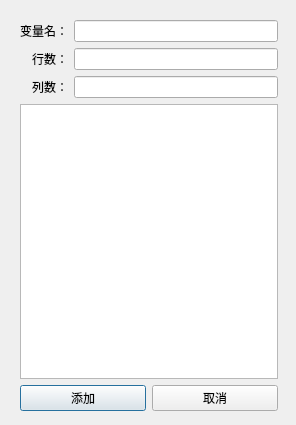
<?xml version="1.0" encoding="UTF-8"?>
<ui version="4.0">
 <class>AddMatrixDlg</class>
 <widget class="QDialog" name="AddMatrixDlg">
  <property name="geometry">
   <rect>
    <x>0</x>
    <y>0</y>
    <width>296</width>
    <height>425</height>
   </rect>
  </property>
  <property name="windowTitle">
   <string>Dialog</string>
  </property>
  <widget class="QWidget" name="layoutWidget">
   <property name="geometry">
    <rect>
     <x>20</x>
     <y>20</y>
     <width>258</width>
     <height>391</height>
    </rect>
   </property>
   <layout class="QVBoxLayout" name="verticalLayout">
    <item>
     <layout class="QFormLayout" name="formLayout">
      <property name="labelAlignment">
       <set>Qt::AlignRight|Qt::AlignTrailing|Qt::AlignVCenter</set>
      </property>
      <item row="0" column="0">
       <widget class="QLabel" name="label_name">
        <property name="text">
         <string>变量名：</string>
        </property>
       </widget>
      </item>
      <item row="0" column="1">
       <widget class="QLineEdit" name="lineEdit_name"/>
      </item>
      <item row="1" column="0">
       <widget class="QLabel" name="label_row">
        <property name="layoutDirection">
         <enum>Qt::LeftToRight</enum>
        </property>
        <property name="text">
         <string>行数：</string>
        </property>
        <property name="alignment">
         <set>Qt::AlignRight|Qt::AlignTrailing|Qt::AlignVCenter</set>
        </property>
       </widget>
      </item>
      <item row="1" column="1">
       <widget class="QLineEdit" name="lineEdit_row"/>
      </item>
      <item row="2" column="0">
       <widget class="QLabel" name="label_col">
        <property name="text">
         <string>列数：</string>
        </property>
       </widget>
      </item>
      <item row="2" column="1">
       <widget class="QLineEdit" name="lineEdit_col">
        <property name="frame">
         <bool>true</bool>
        </property>
       </widget>
      </item>
     </layout>
    </item>
    <item>
     <widget class="QTableWidget" name="tableWidget_matrix">
      <attribute name="horizontalHeaderCascadingSectionResizes">
       <bool>false</bool>
      </attribute>
      <attribute name="horizontalHeaderDefaultSectionSize">
       <number>30</number>
      </attribute>
      <attribute name="horizontalHeaderHighlightSections">
       <bool>false</bool>
      </attribute>
      <attribute name="horizontalHeaderMinimumSectionSize">
       <number>25</number>
      </attribute>
      <attribute name="horizontalHeaderStretchLastSection">
       <bool>false</bool>
      </attribute>
      <attribute name="verticalHeaderCascadingSectionResizes">
       <bool>false</bool>
      </attribute>
      <attribute name="verticalHeaderStretchLastSection">
       <bool>false</bool>
      </attribute>
     </widget>
    </item>
    <item>
     <layout class="QHBoxLayout" name="horizontalLayout">
      <item>
       <widget class="QPushButton" name="pushButton_add">
        <property name="text">
         <string>添加</string>
        </property>
       </widget>
      </item>
      <item>
       <widget class="QPushButton" name="pushButton_cancle">
        <property name="text">
         <string>取消</string>
        </property>
       </widget>
      </item>
     </layout>
    </item>
   </layout>
  </widget>
 </widget>
 <resources/>
 <connections/>
</ui>
